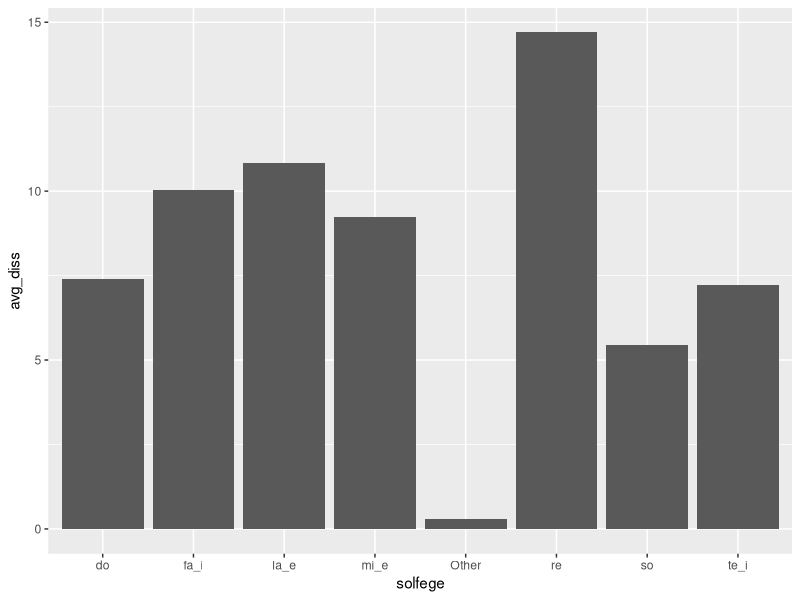
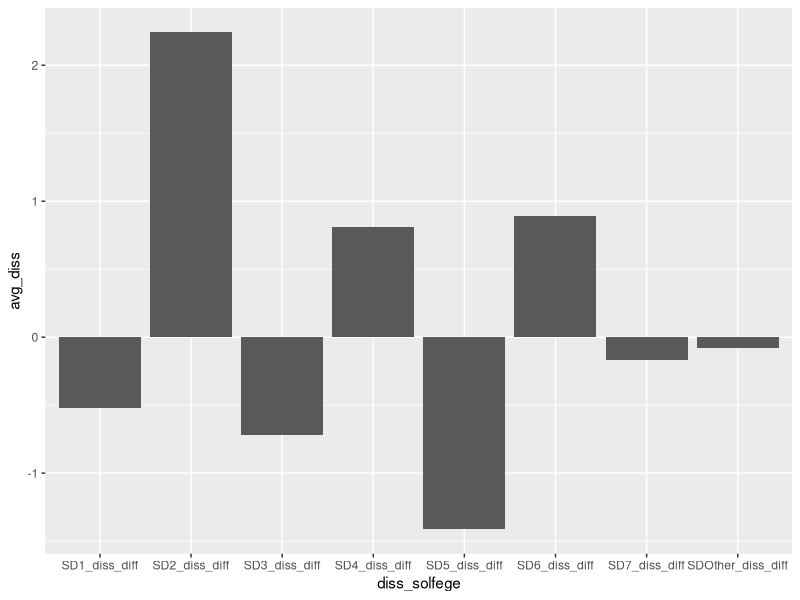
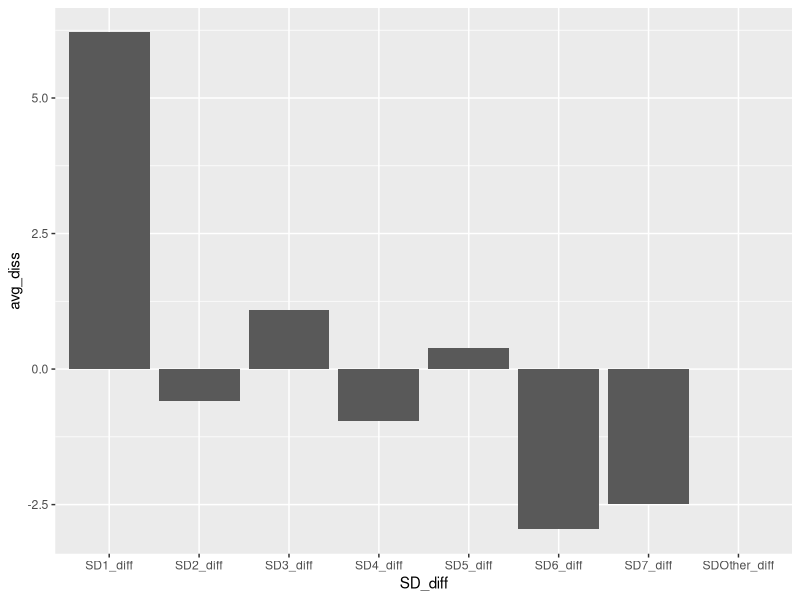

Recreate these plots in R, in order.
## ---- chunk 1
#| echo: false
#| output: false
# functions needed to run
library(tidyverse)

## ---- chunk 2

#since NA values truly do represent a non-occurrence of an event (all of these are events being counted, I'm going to replace all of the NA values with 0)

#function to fill in zeroes
fill_zeroes = function(vec){
  replace_na({{ vec }}, 0)
}

#read in data
solf_dissA=read_csv("A_solf_diss.txt",show_col_types=FALSE)
solf_dissB=read_csv("B_solf_diss.txt",show_col_types=FALSE)


#fill all data that is numeric, since all are numeric except for the tune titles
solf_dissA_zeroes <- solf_dissA |> mutate(
    across(where(is.numeric),fill_zeroes)
    )
solf_dissB_zeroes <- solf_dissB |> mutate(
    across(where(is.numeric),fill_zeroes)
    )


#collapse columns by summing 
solf_dissA_cleaned <- solf_dissA_zeroes |> 
  mutate(mi_e = me + mi) |> 
  mutate(fa_i = fa + fi) |> 
  mutate(la_e = la + le) |> 
  mutate(te_i = te + ti) |> 
  select (Tune_name,do, re, mi_e, fa_i, so, la_e, te_i, Other)

#an alternative:
solf_dissA_cleaned <- solf_dissA_zeroes |> 
  mutate(
    mi_e = me + mi,
    fa_i = fa + fi,
    la_e = la + le,
    te_i = te + ti
  ) |> 
  select (Tune_name, do, re, mi_e, fa_i, so, la_e, te_i, Other)

solf_dissB_cleaned <- solf_dissB_zeroes |> 
  mutate(mi_e = me + mi) |> 
  mutate(fa_i = fa + fi) |> 
  mutate(la_e = la + le) |> 
  mutate(te_i = te + ti) |> 
  select (Tune_name,do, re, mi_e, fa_i, so, la_e, te_i, Other)

#pivot longer, calculate average amount of dissonance on each scale degree
solf_dissA_summary <- pivot_longer(
  solf_dissA_cleaned,
  cols=c("do","re","mi_e","fa_i","so","la_e","te_i","Other"),
  names_to = "solfege",
  values_to = "count"
  ) |> 
  group_by(solfege) |> 
  summarize(
    avg_diss = mean(count)
  )

solf_dissB_summary <- pivot_longer(
  solf_dissB_cleaned,
  cols=c("do","re","mi_e","fa_i","so","la_e","te_i","Other"),
  names_to = "solfege",
  values_to = "count"
  ) |> 
  group_by(solfege) |> 
  summarize(
    avg_diss = mean(count)
  )

ggplot(solf_dissA_summary, aes(x = solfege, y = avg_diss)) +
  geom_col()



## ---- chunk 3
#read in data
SD_A=read_csv("A_SD_dur.txt", show_col_types=FALSE)

SD_B=read_csv("B_SD_dur.txt", show_col_types=FALSE)


#check for any logical values (where the whole column is blank)
SD_A <- SD_A |> 
  # mutate(Other = as.numeric(Other), `1-` = as.numeric(`1-`))
  mutate(
    across(where(is.logical), as.numeric)
  )

SD_B <- SD_B |> 
  # mutate(Other = as.numeric(Other), `1-` = as.numeric(`1-`))
  mutate(
    across(where(is.logical), as.numeric)
  )


#fill all data that is numeric, since all are numeric except for the tune titles
SD_A_zeroes <- SD_A |> mutate(
    across(where(is.numeric),fill_zeroes)
    )

SD_B_zeroes <- SD_B |> mutate(
    across(where(is.numeric),fill_zeroes)
    )

#collapse columns by summing 
SD_A_cleaned <- SD_A_zeroes |> 
  mutate(
    one = `1` + `1+` + `1-`,
    two = `2` + `2+` + `2-`,
    three = `3` + `3+` + `3-`,
    four = `4` + `4+`,
    five = `5` + `5+` + `5-`,
    six = `6` + `6+` + `6-`,
    seven = `7` + `7-`,
  ) |> 
  select (Tune_name,one, two, three, four, five, six, seven, r, Other)

SD_B_cleaned <- SD_B_zeroes |> 
  mutate(
    one = `1` + `1+` + `1-`,
    two = `2` + `2+` + `2-`,
    three = `3` + `3+` + `3-`,
    four = `4` + `4+`,
    five = `5` + `5+` + `5-`,
    six = `6` + `6+` + `6-`,
    seven = `7` + `7-`,
  ) |> 
  select (Tune_name,one, two, three, four, five, six, seven, r, Other)



#pivot longer, calculate average amount of dissonance on each scale degree
SD_A_summary <- pivot_longer(
  SD_A_cleaned,
  cols=c("one","two","three","four","five","six","seven","r","Other"),
  names_to = "scale_deg",
  values_to = "count"
  ) |> 
  group_by(scale_deg) |> 
  summarize(
    avg_diss = mean(count)
  )

SD_B_summary <- pivot_longer(
  SD_B_cleaned,
  cols=c("one","two","three","four","five","six","seven","r","Other"),
  names_to = "scale_deg",
  values_to = "count"
  ) |> 
  group_by(scale_deg) |> 
  summarize(
    avg_diss = mean(count)
  )


## ---- chunk 4
#split the names of each, so I can pair them by the tune name (ignoring the rest of the filename, since it just explains the type of info in the original file)

#function to split, since they'll all have same formats
split_names = function(df, tune_name){
  df |> separate_wider_delim(
    {{ tune_name }},
    delim = ".", 
    names = c("tune_name","krn","content","filetype"),
    too_many = "merge"
  )
}

#split_names(solf_dissA_cleaned,Tune_name)

solf_dissA_join <- solf_dissA_cleaned |> 
  separate_wider_delim(
    Tune_name,
    delim = ".", 
    names = c("tune_name","krn","content","filetype"),
    too_many = "merge"
  )

solf_dissB_join <- solf_dissB_cleaned |> 
  separate_wider_delim(
    Tune_name,
    delim = ".", 
    names = c("tune_name","krn","content","filetype"),
    too_many = "merge"
  )


SD_A_join <- SD_A_cleaned |> 
  separate_wider_delim(
    Tune_name,
    delim = ".", 
    names = c("tune_name","krn","content","filetype"),
    too_many = "merge"
  )


SD_B_join <- SD_B_cleaned |> 
  separate_wider_delim(
    Tune_name,
    delim = ".", 
    names = c("tune_name","krn","content","filetype"),
    too_many = "merge"
  )

SD_diff <- SD_A_join |> 
  inner_join(SD_B_join, by = "tune_name", suffix = c("A","B")) |> 
  mutate(
    SD1_diff = oneA-oneB,
    SD2_diff = twoA-twoB,
    SD3_diff = threeA-threeB,
    SD4_diff = fourA-fourB,
    SD5_diff = fiveA-fiveB,
    SD6_diff = sixA-sixB,
    SD7_diff = sevenA-sevenB,
    SDOther_diff = OtherA-OtherB
  )

diss_diff <- solf_dissA_join |> 
  inner_join(solf_dissB_join, by = "tune_name", suffix = c("A","B")) |> 
  mutate(
    SD1_diss_diff = doA-doB,
    SD2_diss_diff = reA-reB,
    SD3_diss_diff = mi_eA-mi_eB,
    SD4_diss_diff = fa_iA-fa_iB,
    SD5_diss_diff = soA-soB,
    SD6_diss_diff = la_eA-la_eB,
    SD7_diss_diff = te_iA-te_iB,
    SDOther_diss_diff = OtherA-OtherB
  ) |> 
  select(
    tune_name,SD1_diss_diff,SD2_diss_diff,SD3_diss_diff,SD4_diss_diff,SD5_diss_diff,SD6_diss_diff,SD7_diss_diff,SDOther_diss_diff
    )

# summarizes the average differences per solfege for all (not dissonant)
SD_diff_summary <- pivot_longer(
  SD_diff,
  cols=c(
    "SD1_diff","SD2_diff","SD3_diff","SD4_diff","SD5_diff","SD6_diff","SD7_diff","SDOther_diff"
    ),
  names_to = "SD_diff",
  values_to = "count"
  ) |> 
  group_by(SD_diff) |> 
  summarize(
    avg_diss = mean(count)
  )

# summarizes the average differences per solfege for the dissonance
diss_diff_summary <- pivot_longer(
  diss_diff,
  cols=c(
    "SD1_diss_diff","SD2_diss_diff","SD3_diss_diff","SD4_diss_diff","SD5_diss_diff","SD6_diss_diff","SD7_diss_diff","SDOther_diss_diff"
    ),
  names_to = "diss_solfege",
  values_to = "count"
  ) |> 
  group_by(diss_solfege) |> 
  summarize(
    avg_diss = mean(count)
  )

ggplot(diss_diff_summary, aes(x = diss_solfege, y = avg_diss)) +
  geom_col()

ggplot(SD_diff_summary, aes(x = SD_diff, y = avg_diss)) +
  geom_col()


## ---- chunk 5


all_joined <- diss_diff |> 
  left_join(SD_diff, by = join_by(tune_name))
